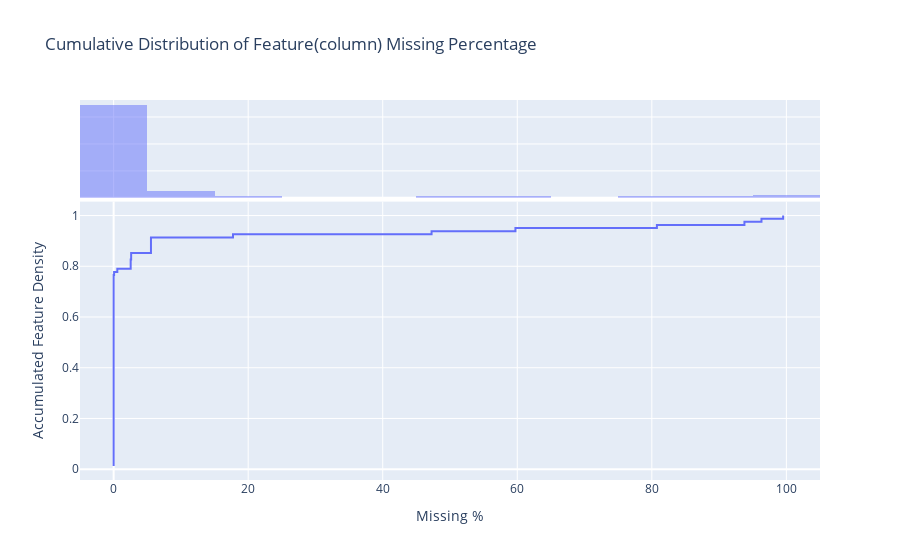

The code cell stored with this chart in its notebook:
### Markdown cell above
About 25% features contain missing feature, from ~5% to ~95% missing.

### Code cell
feat_missing_df=missing_feat(df_tr)

### Figure 1 — Plotly figure (JSON) as saved in the notebook; plotly's stock layout.template omitted (floating-point values rounded to 4 significant figures)
{"data": [{"hovertemplate": "Missing %=%{x}<br>probability=%{y}<extra></extra>", "legendgroup": "", "line": {"dash": "solid", "shape": "hv"}, "marker": {"color": "#636efa", "symbol": "circle"}, "mode": "lines", "name": "", "orientation": "v", "showlegend": false, "type": "scatter", "x": [0, 0, 0, 0, 0, 0, 0, 0, 0, 0, 0, 0, 0, 0, 0, 0, 0, 0, 0, 0, 0, 0, 0, 0, 0, 0, 0, 0, 0, 0, 0, 0, 0, 0, 0, 0, 0, 0, 0, 0, 0, 0, 0, 0, 0, 0, 0, 0, 0, 0, 0, 0, 0, 0, 0, 0, 0, 0, 0, 0, 0, 0, 0.06849, 0.5479, 2.534, 2.534, 2.534, 2.603, 2.603, 5.548, 5.548, 5.548, 5.548, 5.548, 17.74, 47.26, 59.73, 80.75, 93.77, 96.3, 99.52], "xaxis": "x", "y": [0.01235, 0.02469, 0.03704, 0.04938, 0.06173, 0.07407, 0.08642, 0.09877, 0.1111, 0.1235, 0.1358, 0.1481, 0.1605, 0.1728, 0.1852, 0.1975, 0.2099, 0.2222, 0.2346, 0.2469, 0.2593, 0.2716, 0.284, 0.2963, 0.3086, 0.321, 0.3333, 0.3457, 0.358, 0.3704, 0.3827, 0.3951, 0.4074, 0.4198, 0.4321, 0.4444, 0.4568, 0.4691, 0.4815, 0.4938, 0.5062, 0.5185, 0.5309, 0.5432, 0.5556, 0.5679, 0.5802, 0.5926, 0.6049, 0.6173, 0.6296, 0.642, 0.6543, 0.6667, 0.679, 0.6914, 0.7037, 0.716, 0.7284, 0.7407, 0.7531, 0.7654, 0.7778, 0.7901, 0.8025, 0.8148, 0.8272, 0.8395, 0.8519, 0.8642, 0.8765, 0.8889, 0.9012, 0.9136, 0.9259, 0.9383, 0.9506, 0.963, 0.9753, 0.9877, 1], "yaxis": "y"}, {"alignmentgroup": "True", "bingroup": "x", "hovertemplate": "Missing %=%{x}<br>count=%{y}<extra></extra>", "legendgroup": "", "marker": {"color": "#636efa"}, "name": "", "offsetgroup": "", "opacity": 0.5, "showlegend": false, "type": "histogram", "x": [0, 0, 0, 0, 0, 0, 0, 0, 0, 0, 0, 0, 0, 0, 0, 0, 0, 0, 0, 0, 0, 0, 0, 0, 0, 0, 0, 0, 0, 0, 0, 0, 0, 0, 0, 0, 0, 0, 0, 0, 0, 0, 0, 0, 0, 0, 0, 0, 0, 0, 0, 0, 0, 0, 0, 0, 0, 0, 0, 0, 0, 0, 0.06849, 0.5479, 2.534, 2.534, 2.534, 2.603, 2.603, 5.548, 5.548, 5.548, 5.548, 5.548, 17.74, 47.26, 59.73, 80.75, 93.77, 96.3, 99.52], "xaxis": "x2", "yaxis": "y2"}], "layout": {"barmode": "overlay", "legend": {"tracegroupgap": 0}, "title": {"text": "Cumulative Distribution of Feature(column) Missing Percentage"}, "xaxis": {"anchor": "y", "domain": [0, 1], "title": {"text": "Missing %"}}, "xaxis2": {"anchor": "y2", "domain": [0, 1], "matches": "x", "showgrid": true, "showticklabels": false}, "yaxis": {"anchor": "x", "domain": [0, 0.7326], "title": {"text": "Accumulated Feature Density"}}, "yaxis2": {"anchor": "x2", "domain": [0.7426, 1], "matches": "y2", "showgrid": true, "showline": false, "showticklabels": false, "ticks": ""}}}
